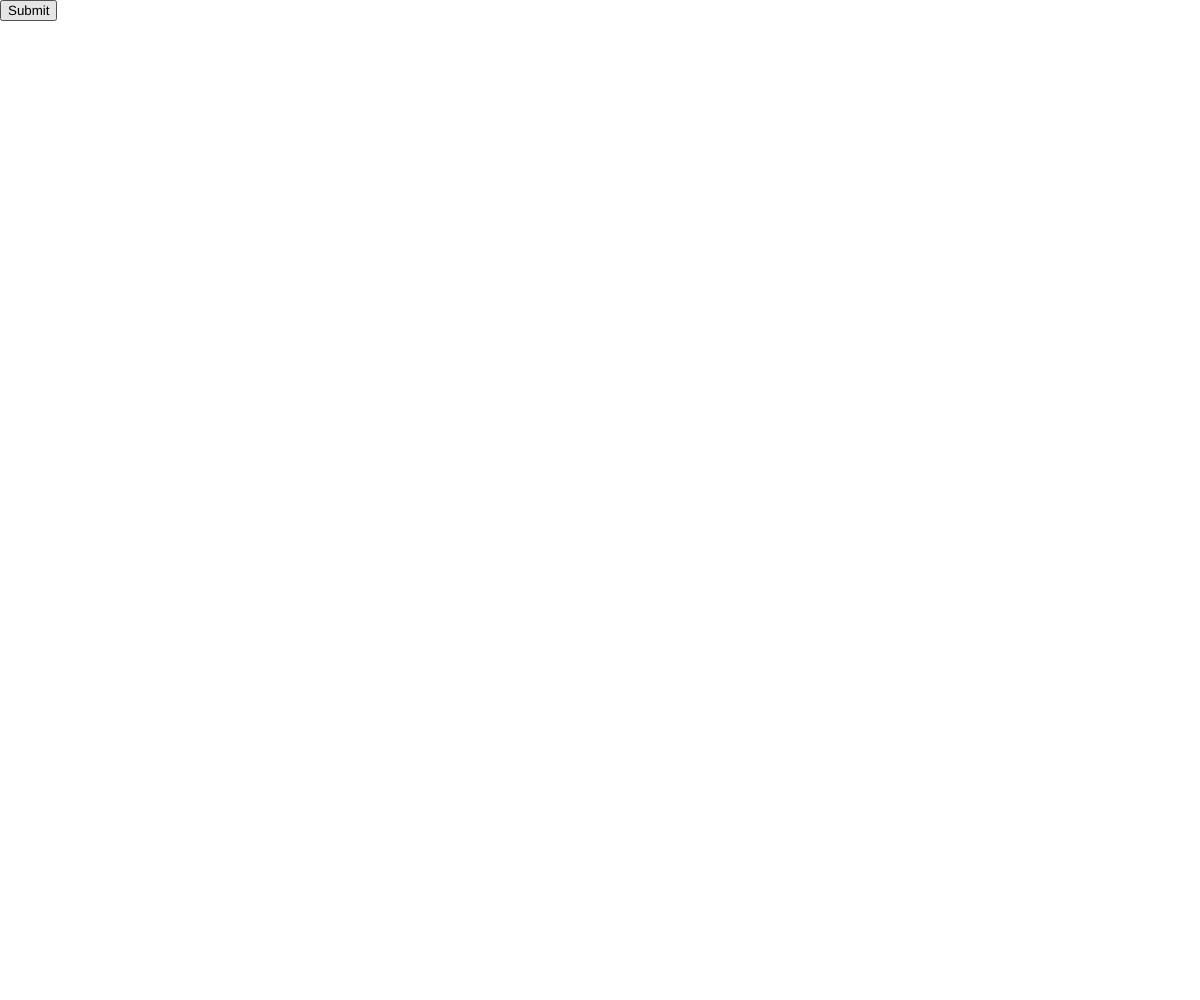
Frame 1 (no input)
Frame 60 (no input): identical to frame 1, image omitted
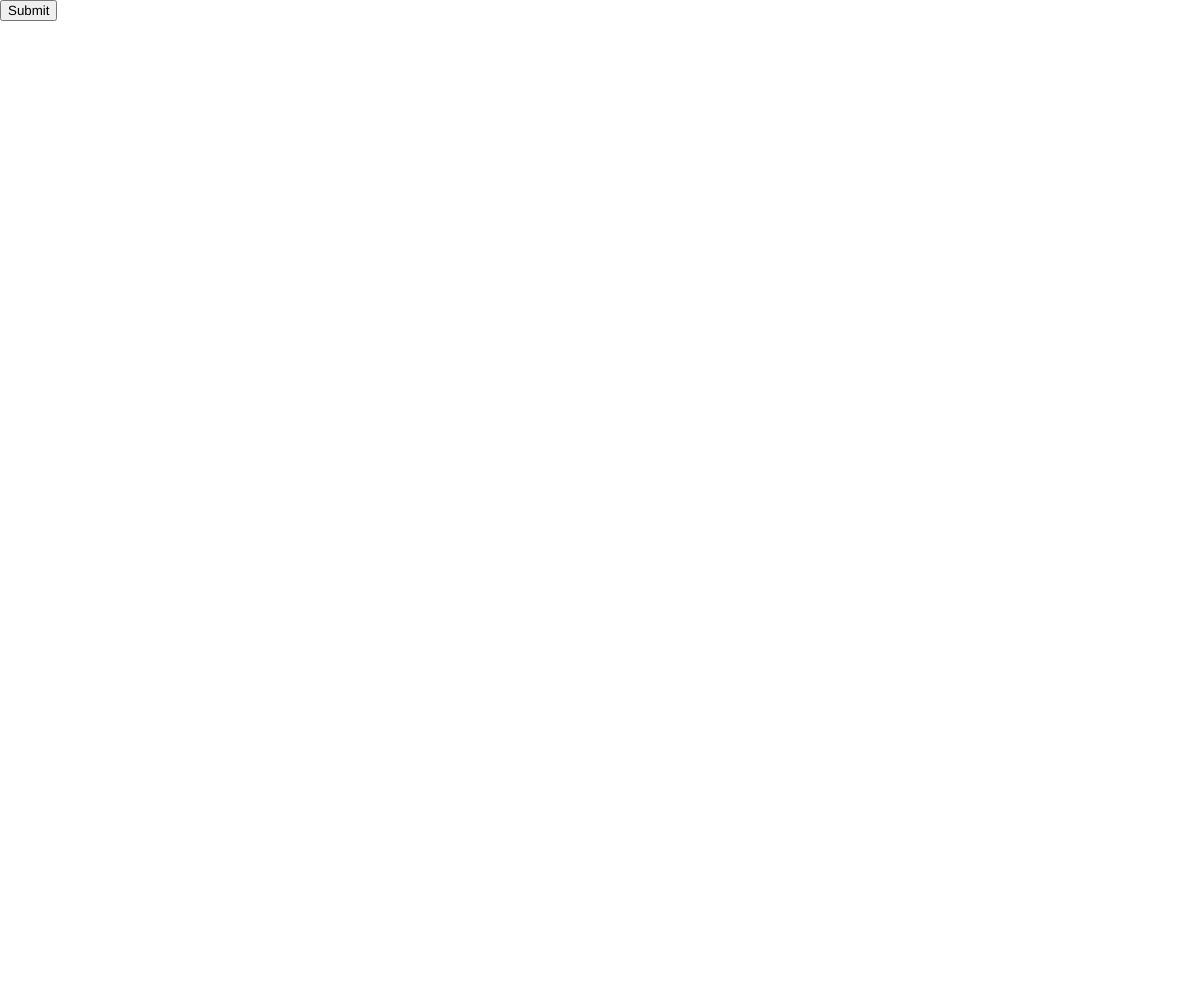
Frame 120 (the mouse pressed at the canvas centre since frame 60)

The p5.js sketch that drew these frames (run headless with seeded random() and noise() and a simulated clock; from frame 60 on, the mouse is pressed at the canvas centre):

// p5.js sketch
// ── sketch.js
/// confetti
// colours random
// shapes random
// speeds
//positionns
// stretch goal
// rotations random
// button to turn off and on

var position = 0;
var colours = [];
var shapes = [];
var positions = [];
var rotations = [];
var speeds = [];

var numberofConfetto = 400;
var partyon = false;

function setup(){
    createCanvas(windowWidth, windowHeight);
    noStroke();
    var button = createButton('Submit');
    button.position(0,0);
    button.mousePressed(function(){
        partyon = !partyon;
    });

    for(var i = 0; i < numberofConfetto; i++){
        colours[i] = color( random(255), random(255), random(255) );
        positions[i] = random(height);
        shapes[i] = shapeDecider();
        speeds[i] = random(6) + 1;
        rotations[i] = random(TWO_PI);
    }
}

function draw(){
   background(255);
if(partyon){
    party();
}
}

function party(){
    for(var i = 0; i < colours.length; i++){
        fill( colours[i]);
        push();
        translate((i*10)%width, positions[i]);
        rotate(rotations[i]);
        if(shapes[i] === 'confetto'){
        rect(0, 0, 15, 5);
        }
        if(shapes[i] === 'circle'){
            ellipse(0, 0, 10, 10);
        }
        if(shapes[i] === 'face'){
            text('✨', 0, 0);
        }
        pop();
        positions[i] += speeds[i];
        positions[i] = positions[i] % height;
       }
}

/// starting point
function text(){
    fill('cornflowerBlue');
    rect(20,position++,15,5);
    rect(150,position,15,5);
    rect(50,position,15,5);
    rect(200,position,15,5);
    ellipse(250,position,15,15);
    text('✨', 300, position);
position = position % windowHeight;
}


function shapeDecider(){
    var shape = 'confetto';
    if(random() > 0.6 ){
        shape = 'circle';
    }
    if(random() > 0.9){
        shape = 'face';
    }
    return shape;
}
// ── script.js
var colour = 'red';
var colour2 = 'blue';
var colour3 = 'rose';
var colour4 = 'aquamarine';
var colour5 = 'green';
var colour6 = 'cornflowerBlue';

var colours = []; // empty array
colours = ['red', 'blue', 'cornflowerBlue', 'aquamarine', 'green'];

console.log( typeof colours );
console.log( colours.length );
console.log( colours[0]);
console.log( colours[1.51355]); // if address does not exist return undefined

colours[7] = 4;  // address 5 annd 6 are empty
/// associative array any data at any address
console.log( colours);

for(var i = 0; i < 8; i++){
    console.log( colours[i]);
    colours[i] = i;
}
colours.push('red', undefined, true, null,{});
console.log( colours );

var thing = colours.pop();
console.log( thing );
console.log(colours);

//////////////////////

var ptags = document.getElementsByTagName('p');
console.log(ptags);

for(var i = 0; i < ptags.length; i++){
    ptags[i].innerHTML = 'hello';
    ptags[i].style.backgroundColor = colours[i % colours.length];
}

/////////////////
for(item of ptags){
    console.log(item);
    item.innerHTML = 'generic';
}
